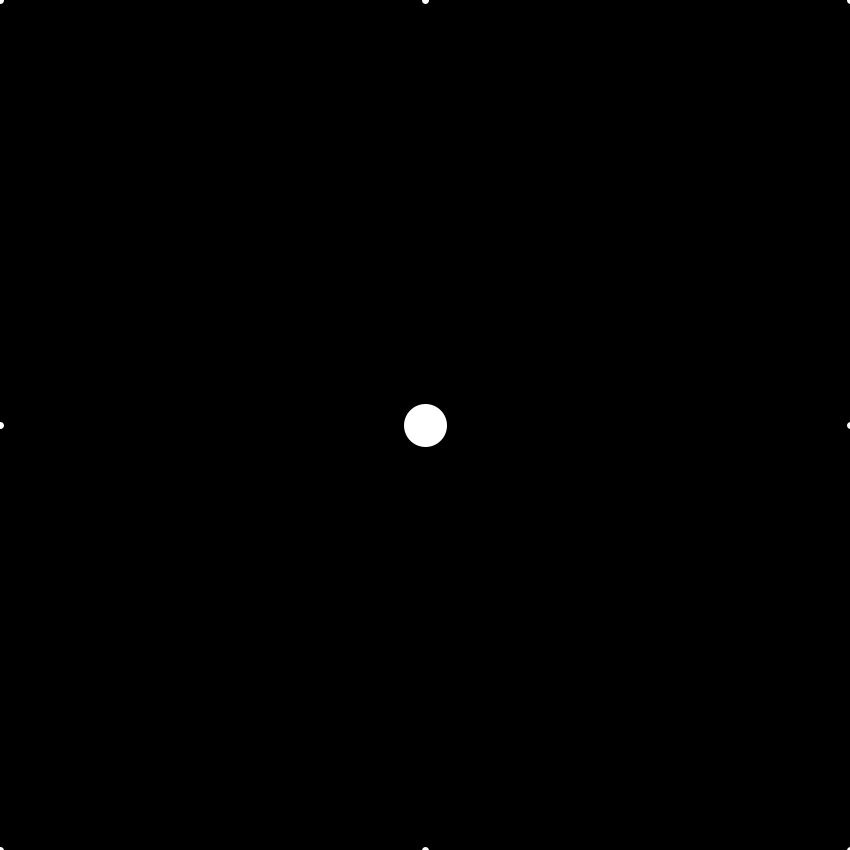
Frame 1 (no input)
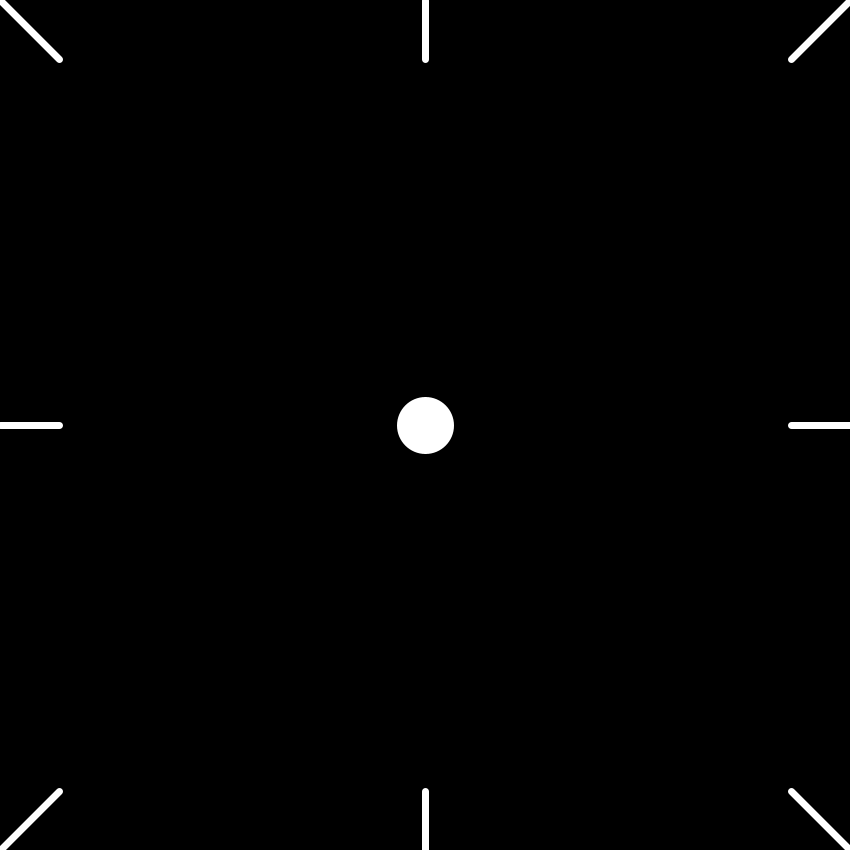
Frame 60 (the mouse pressed at the canvas centre just before this capture)
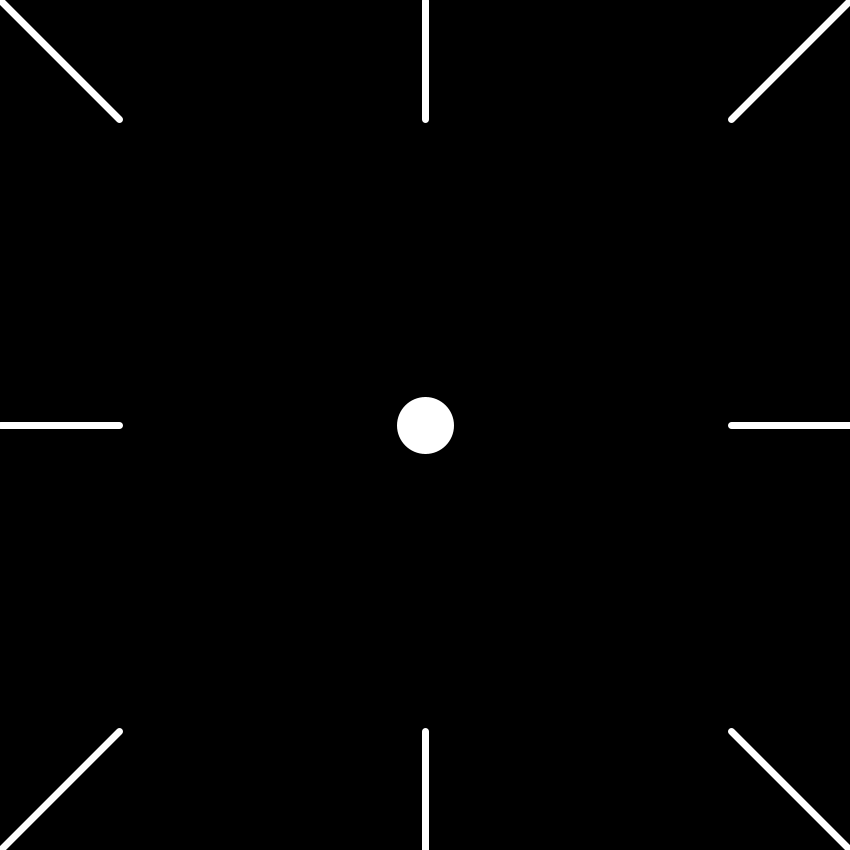
Frame 120 (the mouse held since frame 60 and released just before this capture)

The Processing sketch that drew these frames (run headless with seeded random() and noise(); from frame 60 on, the mouse is pressed at the canvas centre):

// Processing sketch: processing_45288
// ── processing_45288.pde

        int width = 850;
	int height = width;
	int ellipseRadius = 50;
	int count = 0;
	int lineStop = 100;
	int backgroundColor = 0;
	int fillColor = 255;
	int pointDistance = 50;
	boolean moveForward = true;
	int speed = 3;
	int pointOffset = 0;

	public void setup() {
		size(850, 850);
		background(0);
		smooth();
	}

	public void draw() {
		background(backgroundColor);
		strokeWeight(7);
		fill(fillColor);
		ellipse(width / 2, height / 2, ellipseRadius, ellipseRadius);
		stroke(fillColor);

		for (int x = 0; x <= width; x = x + width / 2) {
			for (int y = 0; y <= height; y = y + height / 2) {
				int xEnd = x;
				int yEnd = y;
				if (x == 0) {
					xEnd = x + count;
				}
				if (x == width / 2) {
					xEnd = x;
				}
				if (x == width) {
					xEnd = x - count;
				}
				if (yEnd == 0) {
					yEnd = yEnd + count;
				}
				if (yEnd == height / 2) {
					yEnd = yEnd;
				}
				if (yEnd == height) {
					yEnd = yEnd - count;
				}
				line(x, y, xEnd, yEnd);
			}
		}

		if (count <= (width / 2) - lineStop && moveForward) {
			count++;
		} else {
			backgroundColor = 255;
			fillColor = 0;
			if (count % pointDistance/2 == 0) {
				pointOffset = pointOffset + pointDistance;
			}
				for (int x = width / 2 - (pointDistance+pointOffset); x <= width / 2
						+ pointDistance+pointOffset; x = x + pointDistance) {
					for (int y = height / 2 - (pointDistance+pointOffset); y <= height / 2
							+ pointDistance+pointOffset; y = y + pointDistance) {
						if (x == width / 2 || y == height / 2) {
							ellipse(x, y, ellipseRadius / 2, ellipseRadius / 2);
						} else {
							ellipse(x, y, ellipseRadius, ellipseRadius);
						}
					}
				}
				
			if (count > 40) {
				double tmp = (double) (width/2) * (0.3);
				if (count > tmp) {
					count = count - speed * 3;
				} else {
					count = count - speed;
				}
			}
			moveForward = false;
		}
	}
